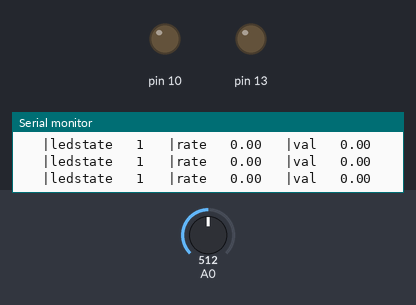
The sketch below on a simulated Arduino Uno, built with avr-gcc and run on an emulated ATmega328P. On the bench: output pins drawn as LEDs (lit = HIGH), the last lines printed to the serial monitor. Wiring (inferred from the names in the program): MPU-6050 motion sensor at I2C address 0x68. Dashed ring = blinking. The test bench sets the inputs (shaded band); at power-on: A0 = 512.

Above: at 1.2 s.
1.3 s: A0 set to 549
2.9 s: A0 set to 575
At 3.41 s:
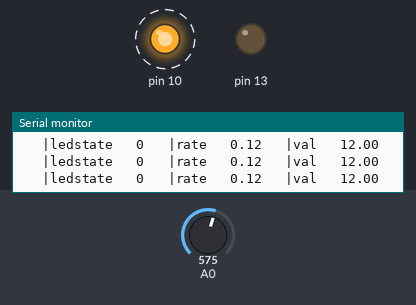
5.9 s: A0 set to 306
At 6.24 s:
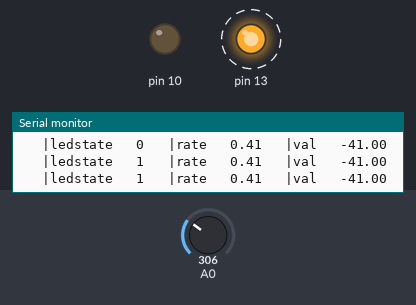
8.9 s: A0 set to 454
11.9 s: A0 set to 476
At 11.9 s:
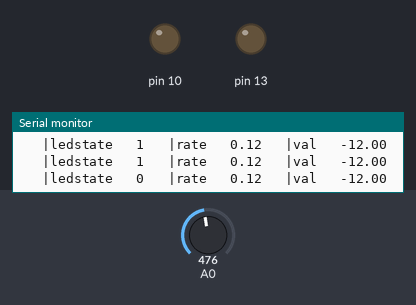
14.9 s: A0 set to 716
At 15.02 s:
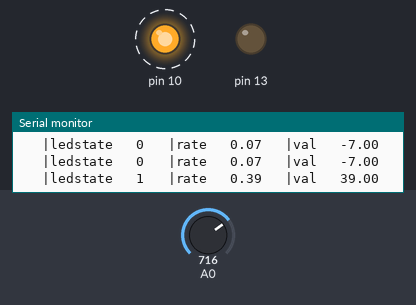
Timing chart, 0 to 18.9 s (numbered marks = the images above; inputs shaded):
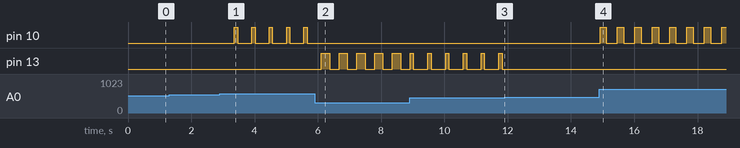

Measured:
- the behaviour switches between 562 and 563 on A0 (found by bisection; images 0 and 1)
- the behaviour switches between 465 and 466 on A0 (found by bisection; images 2 and 3)
- after the input at 2.9 s, pin 10: alternates HIGH for 0.10 s and LOW for 0.45 s, starting after 0.47 s
- after the input at 5.9 s, pin 10: stops changing and stays LOW; pin 13: alternates HIGH for 0.25 s and LOW for 0.31 s, starting after 0.22 s
- after the input at 11.9 s, pin 13: stops changing and stays LOW
- after the input at 14.9 s, pin 10: alternates HIGH for 0.20 s and LOW for 0.35 s, starting at once

The sketch:

RCS_bang-bang_feed_back.ino
```cpp
#include <Wire.h>

#define A_GAIN 0.932    // [deg/LSB]
#define G_GAIN 1.466    // [deg/s/LSB]

#define DT 0.002         // [s/loop] loop period
#define A 0.98         // complementary filter constant

#define KP 1.8          // proportional controller gain [LSB/deg/loop]
#define KD 0.4          // derivative controller gain [LSB/deg/loop]
#define KI 0.5          // Integral controller gain

float accel = 0.0;
float angle = 0.0;      // [deg]
float rate = 0.0;       // [deg/s]
float output = 0.0;     // [LSB] (100% voltage to motor is 255LSB)

float accelX = 0.0;
float angleX = 0.0;      // [deg]
float rateX = 0.0;       // [deg/s]
float outputX = 0.0;     // [LSB] (100% voltage to motor is 255LSB)

float accelY = 0.0;
float angleY = 0.0;      // [deg]
float rateY = 0.0;       // [deg/s]
float outputY = 0.0;     // [LSB] (100% voltage to motor is 255LSB)

float rateZ = 0.0;       // [deg/s]


const int MPU=0x68;  // I2C address of the MPU-6050
float AcX;
float AcY;
float AcZ;
float GyX;
float GyY;
float GyZ;
float Tmp;
float d = 0;

const unsigned int onTime = 500;
unsigned long previousMillis = 0;        // will store last time LED was updated
int interval = onTime;
boolean ledState = HIGH;             // ledState used to set the LED
//const long interval = 100;           // interval at which to blink (milliseconds)

void setup() {
  Wire.begin();
  Wire.beginTransmission(MPU);
  Wire.write(0x6B);  // PWR_MGMT_1 register
  Wire.write(0);     // set to zero (wakes up the MPU-6050)
  Wire.endTransmission(true);
  pinMode(10, OUTPUT);
  pinMode(13, OUTPUT);
  pinMode(A0, INPUT);
  Serial.begin(9600);
}


void IMU(){ //IMU function for MPU-6050
  Wire.beginTransmission(MPU);
  Wire.write(0x3B);  // starting with register 0x3B (ACCEL_XOUT_H)
  Wire.endTransmission(false);
  Wire.requestFrom(MPU,14,true);
  AcX=Wire.read()<<8|Wire.read();
  AcY=Wire.read()<<8|Wire.read();
  AcZ=Wire.read()<<8|Wire.read();
  Tmp=Wire.read()<<8|Wire.read();
  GyX=Wire.read()<<8|Wire.read();
  GyY=Wire.read()<<8|Wire.read();
  GyZ=Wire.read()<<8|Wire.read();
  ////////////////////////////////////////////////////////////
  //output for Pitch tilt
  rateX = GyX / 131;
  Serial.print(" | rateX = ");
  Serial.print(rateX);
  //set accell rate
  accelY = AcY / 16384;
  Serial.print(" | accY = ");
  Serial.print(accelY);
  //determine the angle
  angleX = A * (angle + rate * DT) + (1 - A) * accel;
  Serial.print(" | angX = ");
  Serial.print(angleX);
  //set the scalar reaction
  outputX = (angle * KP + rate * KD) ;
  Serial.print(" | outX = ");
  Serial.print(outputX);
  ////////////////////////////////////////////////////////////
  //output for Yaw tilt
  rateY = GyY / 131;
  Serial.print(" | rateY = ");
  Serial.print(rateY);
  //set accell rate
  accelX = AcX / 16384;
  Serial.print(" | accX = ");
  Serial.print(accelX);
  //determine the angle
  angleY = A * (angle + rate * DT) + (1 - A) * accel;
  Serial.print(" | angY = ");
  Serial.print(angleY);
  //set the scalar reaction
  outputY = (angle * KP + rate * KD) ;
  Serial.print(" | outY = ");
  Serial.print(outputY);
  ////////////////////////////////////////////////////////////
  //output for roll rate
  rateZ = GyZ / 131;
  Serial.print(" | rateZ = ");
  Serial.println(rateZ);

}

void blink() //function for blink without  delay using preset interval for PWM
{
  unsigned long currentMillis = millis();
  if(currentMillis - previousMillis >= interval) {
    previousMillis = currentMillis;
    if (ledState == LOW){
      ledState = HIGH;

    }
    else{
      ledState = LOW;
  }
  }
}

void blinkwd()
{
  double val = map(analogRead(A0), 0, 1023, -100, 100);
  float rate = abs(val)/100;
  unsigned long currentMillis = millis();
  if ((unsigned long)(currentMillis - previousMillis) >= interval) {
    if (ledState) {
      interval = onTime-rate*onTime;
    } else {
      interval = rate*onTime;
    }
    ledState = !(ledState);
    previousMillis = currentMillis;
  }


}


void loop() {

  //IMU(); //recall IMU function

  double val = map(analogRead(A0), 0, 1023, -100, 100);
  float rate = abs(val)/100;
  //acvitate solenoids to roll clockwise
  if (val >= 10) {
    blinkwd();
    digitalWrite(10,ledState);
  }
  //acvitate solenoids to roll counter-clockwise
  else if (val <= -10) {
    blinkwd();
    digitalWrite(13,ledState);
  }
 //sweetspot!! no roll action to solenoids
  else {
    digitalWrite(10,LOW);
    digitalWrite(13,LOW);
  }
  Serial.print("   |ledstate   ");
  Serial.print(ledState);
  Serial.print("   |rate   ");
  Serial.print(rate);
  Serial.print("   |val   ");
  Serial.println(val);
  delay(1);

}
```
